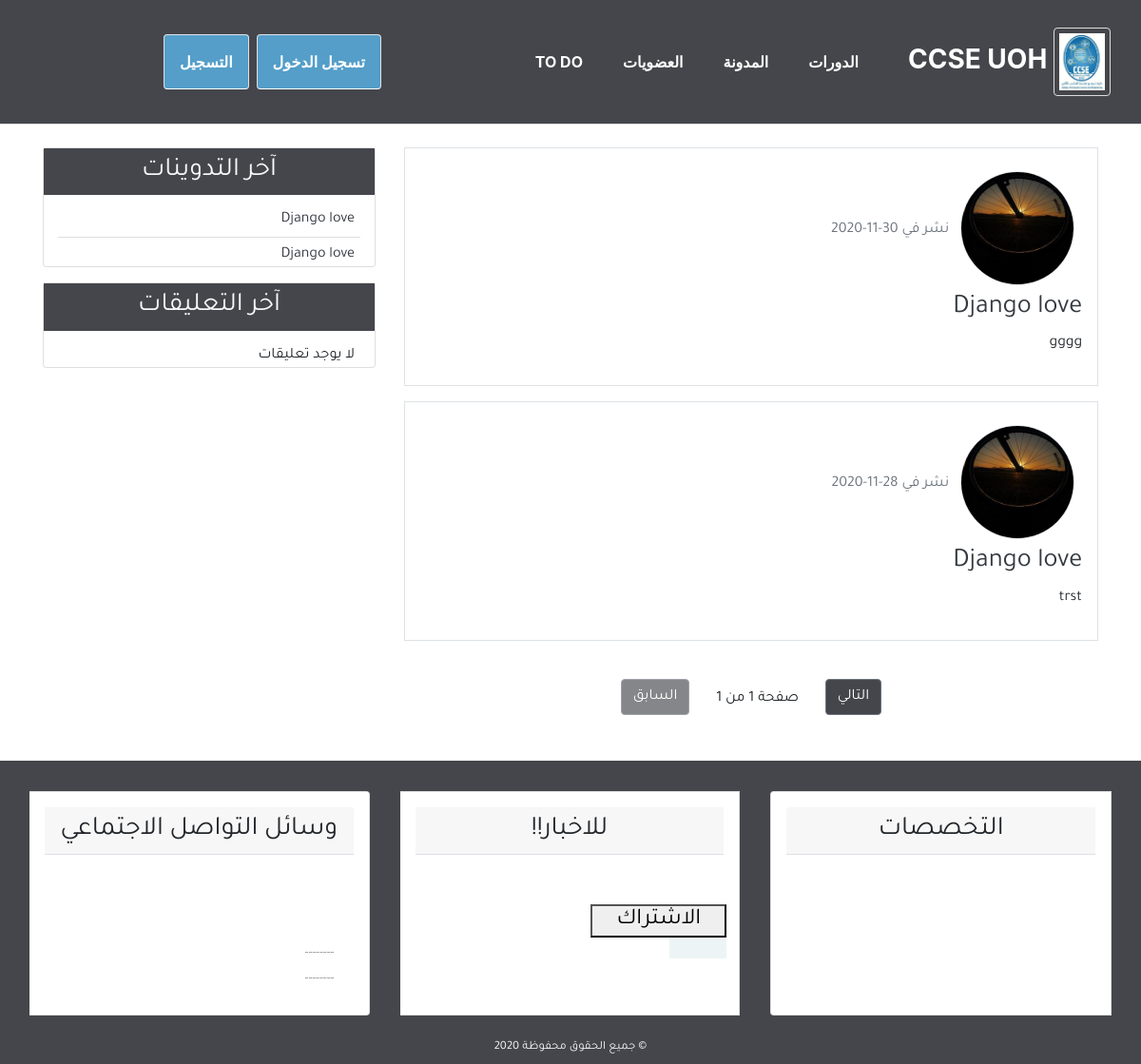
The page /home on the database its author committed.
### blog/models.py (models this page shows, shortened)
class Post(models.Model):
    title = models.CharField(max_length=100)
    content = models.TextField()
    post_date = models.DateTimeField(default=timezone.now)
    post_update = models.DateTimeField(auto_now=True)
    author = models.ForeignKey(User, on_delete=models.CASCADE)
    class Meta:
        ordering = ('-post_date', )

### user/models.py (models this page shows, shortened)
class Profile(models.Model):
    image = models.ImageField(default='default.jpg', upload_to='profile_pics')
    user = models.OneToOneField(User, on_delete=models.CASCADE)

### blog/views.py (the view)
# urls.py: path('home',views.home,name='home'),
def home(request):
    posts = Post.objects.all()
    paginator = Paginator(posts, 5)
    page = request.GET.get('page')
    try:
        posts = paginator.page(page)
    except PageNotAnInteger:
        posts = paginator.page(1)
    except EmptyPage:
        posts = paginator.page(paginator.num_page)
    context = {
        'title': 'الصفحة الرئيسية',
        'posts': posts,
        'page': page,
    }
    return render(request, 'blog/index.html', context)

### blog/templatetags/post_tag.py (called while the page is built)
@register.inclusion_tag('blog/latest_posts.html')
def latest_posts():
    context = {
        'l_posts': Post.objects.all()[0:5],
    }
    return context

@register.inclusion_tag('blog/latest_comments.html')
def latest_comments():
    context = {
        'l_comments': Comment.objects.filter(active=True)[:5],
    }
    return context

### blog/templates/blog/index.html (shortened to what this page needs)
{% extends 'blog/base.html' %}
{% block content %}
{% for post in posts %}
<div class="border p-3 mb-3">
  <img class="img-fluid rounded-circle border m-2" style="width: 120px; height:120px;"
        src="{{post.author.profile.image.url}}" alt="صورة الناشر">
    <span class="text-secondary">نشر في {{post.post_date|date:'d-m-Y'}}</span>
    <h3><a class="text-dark" href="{% url 'detail' post.id %}">{{post.title}}</a></h3>
    <p>{{post.content}}</p>
</div>
{% empty %}
<div class="border p-3 mb-3">
    <h3>لا يوجد تدوينات، إذا كان لديك حساب مسجل من قبل يمكنك <a href="#">تسجيل الدخول</a> والقيام بنشر
        أول تدوينة في الموقع.</h3>
</div>
{% endfor %}
{% include 'blog/pagination.html' with page=posts %}
{% endblock content %}

### blog/templates/blog/latest_posts.html
<ul class="list-group-flush latest-post">
    {% for post in l_posts %}
    <li class="list-group-item latest-post-item">
        <a class="text-dark" href="{% url 'detail' post.id %}">{{post.title}}</a>
    </li>
    {% empty %}
    <li class="list-group-item latest-post-item">لا يوجد تدوينات</li>
    {% endfor %}
</ul>

### blog/static/blog/css/main1.css (style rules this page uses)
html, body { direction: rtl; text-align: right; }
body { font-family: 'Tajawal', sans-serif; }
.latest-post, .latest-comment { padding: 0 15px; }
.latest-post .latest-post-item, .latest-comment .latest-comment-item { padding: 6px; }
.latest-post li:first-child, .latest-comment li:first-child { border-top: 0; }
.latest-post li:last-child, .latest-comment li:last-child { border-bottom: 0; padding-bottom: 0; }

### blog/static/blog/css/main11.css (style rules this page uses)
ul, ol { padding: 0; margin: 0; }

### rows shown on the page
Post: author.profile.image (picture), post_date "30-11-2020", title "Django love", content "gggg"
Post: author.profile.image (picture), post_date "28-11-2020", title "Django love", content "trst"

### other values the page prints
{{ page.paginator.num_pages }} "1"
